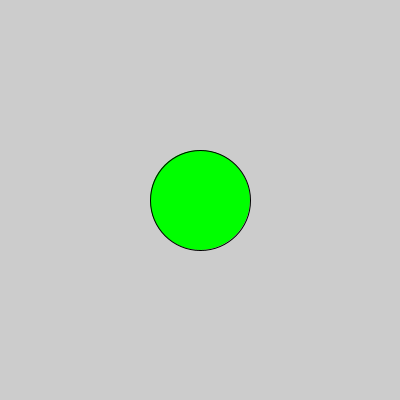
Frame 1 (no input)
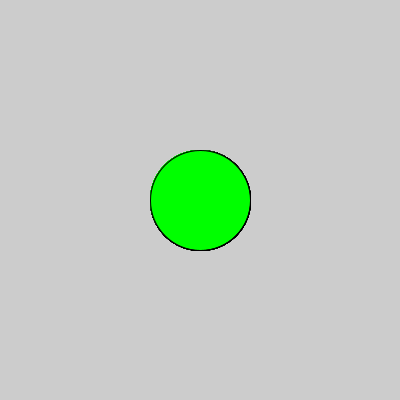
Frame 60 (the mouse pressed at the canvas centre just before this capture)
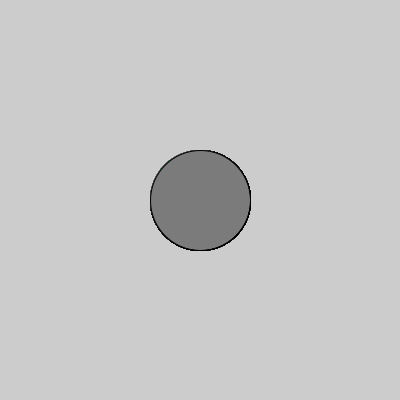
Frame 120 (the mouse held since frame 60 and released just before this capture)

The Processing sketch that drew these frames (run headless with seeded random() and noise(); from frame 60 on, the mouse is pressed at the canvas centre):

// Processing sketch: aula08_g2_ex6
// ── aula08_g2_ex6.pde
int y=200; int tam=100;
void setup(){
size(400,400);
}
void draw(){
  if(mouseX <100 && mouseY<100){
    fill(0,255,0); //acção que deve acontecer
  }else{
    fill(123);
  }
ellipse(200,y,tam,tam);
}
